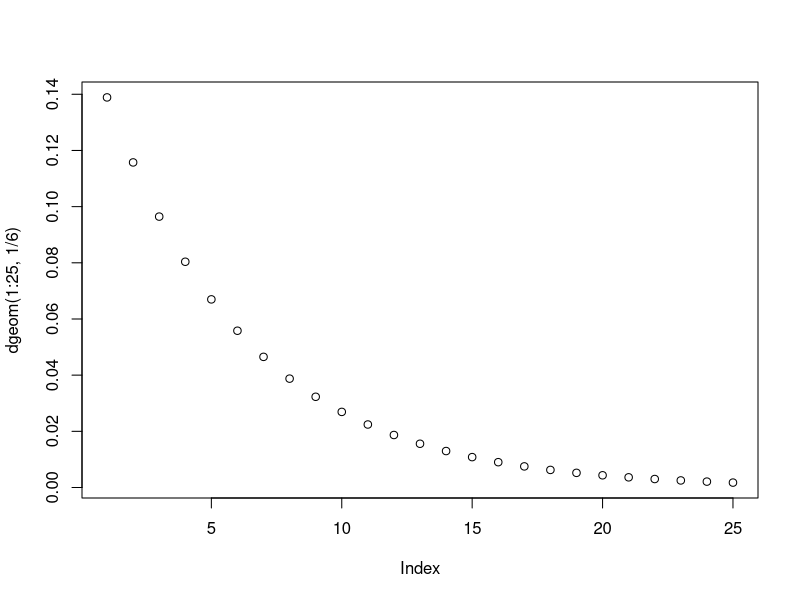

Here is the R script that generated this plot:
## ---- chunk 1
plot(dgeom(1:25,1/6))
## ---- chunk 2
((1 - (1/6)) ^ (4 -1)) * (1/6)
dgeom(3, 1/6)
## ---- chunk 3
(1-(1/6))^3
